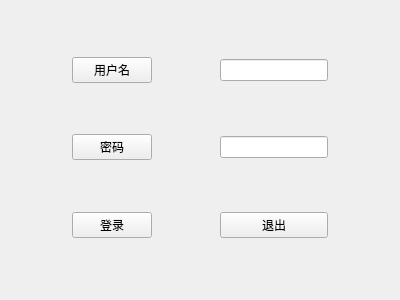
<?xml version="1.0" encoding="UTF-8"?>
<ui version="4.0">
 <class>Widget</class>
 <widget class="QWidget" name="Widget">
  <property name="geometry">
   <rect>
    <x>0</x>
    <y>0</y>
    <width>400</width>
    <height>300</height>
   </rect>
  </property>
  <property name="windowTitle">
   <string>Widget</string>
  </property>
  <layout class="QGridLayout" name="gridLayout">
   <item row="0" column="1">
    <spacer name="verticalSpacer">
     <property name="orientation">
      <enum>Qt::Vertical</enum>
     </property>
     <property name="sizeHint" stdset="0">
      <size>
       <width>20</width>
       <height>34</height>
      </size>
     </property>
    </spacer>
   </item>
   <item row="0" column="3">
    <spacer name="verticalSpacer_2">
     <property name="orientation">
      <enum>Qt::Vertical</enum>
     </property>
     <property name="sizeHint" stdset="0">
      <size>
       <width>20</width>
       <height>34</height>
      </size>
     </property>
    </spacer>
   </item>
   <item row="1" column="0">
    <spacer name="horizontalSpacer_7">
     <property name="orientation">
      <enum>Qt::Horizontal</enum>
     </property>
     <property name="sizeHint" stdset="0">
      <size>
       <width>44</width>
       <height>20</height>
      </size>
     </property>
    </spacer>
   </item>
   <item row="1" column="1">
    <widget class="QPushButton" name="pushButton">
     <property name="text">
      <string>用户名</string>
     </property>
    </widget>
   </item>
   <item row="1" column="2">
    <spacer name="horizontalSpacer">
     <property name="orientation">
      <enum>Qt::Horizontal</enum>
     </property>
     <property name="sizeHint" stdset="0">
      <size>
       <width>3</width>
       <height>20</height>
      </size>
     </property>
    </spacer>
   </item>
   <item row="1" column="3">
    <widget class="QLineEdit" name="lineEdit"/>
   </item>
   <item row="1" column="4">
    <spacer name="horizontalSpacer_4">
     <property name="orientation">
      <enum>Qt::Horizontal</enum>
     </property>
     <property name="sizeHint" stdset="0">
      <size>
       <width>44</width>
       <height>20</height>
      </size>
     </property>
    </spacer>
   </item>
   <item row="2" column="1">
    <spacer name="verticalSpacer_8">
     <property name="orientation">
      <enum>Qt::Vertical</enum>
     </property>
     <property name="sizeHint" stdset="0">
      <size>
       <width>20</width>
       <height>34</height>
      </size>
     </property>
    </spacer>
   </item>
   <item row="2" column="3">
    <spacer name="verticalSpacer_6">
     <property name="orientation">
      <enum>Qt::Vertical</enum>
     </property>
     <property name="sizeHint" stdset="0">
      <size>
       <width>20</width>
       <height>34</height>
      </size>
     </property>
    </spacer>
   </item>
   <item row="3" column="0">
    <spacer name="horizontalSpacer_8">
     <property name="orientation">
      <enum>Qt::Horizontal</enum>
     </property>
     <property name="sizeHint" stdset="0">
      <size>
       <width>44</width>
       <height>20</height>
      </size>
     </property>
    </spacer>
   </item>
   <item row="3" column="1">
    <widget class="QPushButton" name="pushButton_2">
     <property name="text">
      <string>密码</string>
     </property>
    </widget>
   </item>
   <item row="3" column="2">
    <spacer name="horizontalSpacer_2">
     <property name="orientation">
      <enum>Qt::Horizontal</enum>
     </property>
     <property name="sizeHint" stdset="0">
      <size>
       <width>3</width>
       <height>20</height>
      </size>
     </property>
    </spacer>
   </item>
   <item row="3" column="3">
    <widget class="QLineEdit" name="lineEdit_2"/>
   </item>
   <item row="3" column="4">
    <spacer name="horizontalSpacer_5">
     <property name="orientation">
      <enum>Qt::Horizontal</enum>
     </property>
     <property name="sizeHint" stdset="0">
      <size>
       <width>44</width>
       <height>20</height>
      </size>
     </property>
    </spacer>
   </item>
   <item row="4" column="1">
    <spacer name="verticalSpacer_7">
     <property name="orientation">
      <enum>Qt::Vertical</enum>
     </property>
     <property name="sizeHint" stdset="0">
      <size>
       <width>20</width>
       <height>35</height>
      </size>
     </property>
    </spacer>
   </item>
   <item row="4" column="3">
    <spacer name="verticalSpacer_5">
     <property name="orientation">
      <enum>Qt::Vertical</enum>
     </property>
     <property name="sizeHint" stdset="0">
      <size>
       <width>20</width>
       <height>35</height>
      </size>
     </property>
    </spacer>
   </item>
   <item row="5" column="0">
    <spacer name="horizontalSpacer_9">
     <property name="orientation">
      <enum>Qt::Horizontal</enum>
     </property>
     <property name="sizeHint" stdset="0">
      <size>
       <width>44</width>
       <height>20</height>
      </size>
     </property>
    </spacer>
   </item>
   <item row="5" column="1">
    <widget class="QPushButton" name="pushButton_3">
     <property name="text">
      <string>登录</string>
     </property>
    </widget>
   </item>
   <item row="5" column="2">
    <spacer name="horizontalSpacer_3">
     <property name="orientation">
      <enum>Qt::Horizontal</enum>
     </property>
     <property name="sizeHint" stdset="0">
      <size>
       <width>3</width>
       <height>20</height>
      </size>
     </property>
    </spacer>
   </item>
   <item row="5" column="3">
    <widget class="QPushButton" name="pushButton_4">
     <property name="text">
      <string>退出</string>
     </property>
    </widget>
   </item>
   <item row="5" column="4" rowspan="2">
    <spacer name="horizontalSpacer_6">
     <property name="orientation">
      <enum>Qt::Horizontal</enum>
     </property>
     <property name="sizeHint" stdset="0">
      <size>
       <width>44</width>
       <height>20</height>
      </size>
     </property>
    </spacer>
   </item>
   <item row="6" column="1">
    <spacer name="verticalSpacer_4">
     <property name="orientation">
      <enum>Qt::Vertical</enum>
     </property>
     <property name="sizeHint" stdset="0">
      <size>
       <width>20</width>
       <height>34</height>
      </size>
     </property>
    </spacer>
   </item>
   <item row="6" column="3">
    <spacer name="verticalSpacer_3">
     <property name="orientation">
      <enum>Qt::Vertical</enum>
     </property>
     <property name="sizeHint" stdset="0">
      <size>
       <width>20</width>
       <height>34</height>
      </size>
     </property>
    </spacer>
   </item>
  </layout>
 </widget>
 <resources/>
 <connections/>
</ui>
